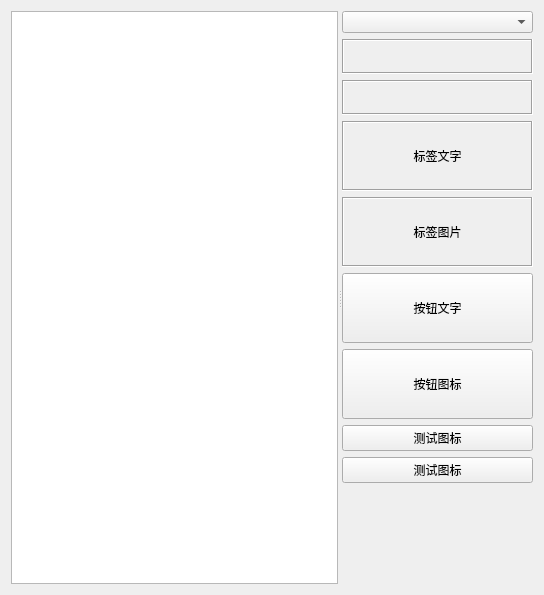
<?xml version="1.0" encoding="UTF-8"?>
<ui version="4.0">
 <class>HIconFontWidget</class>
 <widget class="QWidget" name="HIconFontWidget">
  <property name="geometry">
   <rect>
    <x>0</x>
    <y>0</y>
    <width>544</width>
    <height>595</height>
   </rect>
  </property>
  <property name="windowTitle">
   <string>Form</string>
  </property>
  <layout class="QGridLayout" name="gridLayout">
   <item row="0" column="0">
    <widget class="QSplitter" name="splitter">
     <property name="orientation">
      <enum>Qt::Horizontal</enum>
     </property>
     <widget class="QGraphicsView" name="graphicsView"/>
     <widget class="QWidget" name="layoutWidget">
      <layout class="QVBoxLayout" name="verticalLayout">
       <item>
        <widget class="QComboBox" name="comboBox_01">
         <property name="minimumSize">
          <size>
           <width>150</width>
           <height>0</height>
          </size>
         </property>
        </widget>
       </item>
       <item>
        <widget class="QLabel" name="label_01">
         <property name="minimumSize">
          <size>
           <width>0</width>
           <height>35</height>
          </size>
         </property>
         <property name="frameShape">
          <enum>QFrame::Box</enum>
         </property>
         <property name="frameShadow">
          <enum>QFrame::Sunken</enum>
         </property>
         <property name="text">
          <string/>
         </property>
         <property name="alignment">
          <set>Qt::AlignCenter</set>
         </property>
        </widget>
       </item>
       <item>
        <widget class="QLabel" name="label_02">
         <property name="minimumSize">
          <size>
           <width>0</width>
           <height>35</height>
          </size>
         </property>
         <property name="frameShape">
          <enum>QFrame::Box</enum>
         </property>
         <property name="frameShadow">
          <enum>QFrame::Sunken</enum>
         </property>
         <property name="text">
          <string/>
         </property>
         <property name="alignment">
          <set>Qt::AlignCenter</set>
         </property>
        </widget>
       </item>
       <item>
        <widget class="QLabel" name="label_03">
         <property name="minimumSize">
          <size>
           <width>0</width>
           <height>70</height>
          </size>
         </property>
         <property name="frameShape">
          <enum>QFrame::Box</enum>
         </property>
         <property name="frameShadow">
          <enum>QFrame::Sunken</enum>
         </property>
         <property name="text">
          <string>标签文字</string>
         </property>
         <property name="alignment">
          <set>Qt::AlignCenter</set>
         </property>
        </widget>
       </item>
       <item>
        <widget class="QLabel" name="label_04">
         <property name="minimumSize">
          <size>
           <width>0</width>
           <height>70</height>
          </size>
         </property>
         <property name="frameShape">
          <enum>QFrame::Box</enum>
         </property>
         <property name="frameShadow">
          <enum>QFrame::Sunken</enum>
         </property>
         <property name="text">
          <string>标签图片</string>
         </property>
         <property name="alignment">
          <set>Qt::AlignCenter</set>
         </property>
        </widget>
       </item>
       <item>
        <widget class="QPushButton" name="pushButton_01">
         <property name="minimumSize">
          <size>
           <width>0</width>
           <height>70</height>
          </size>
         </property>
         <property name="text">
          <string>按钮文字</string>
         </property>
        </widget>
       </item>
       <item>
        <widget class="QToolButton" name="toolButton_01">
         <property name="sizePolicy">
          <sizepolicy hsizetype="Preferred" vsizetype="Preferred">
           <horstretch>0</horstretch>
           <verstretch>0</verstretch>
          </sizepolicy>
         </property>
         <property name="minimumSize">
          <size>
           <width>0</width>
           <height>70</height>
          </size>
         </property>
         <property name="text">
          <string>按钮图标</string>
         </property>
        </widget>
       </item>
       <item>
        <widget class="QPushButton" name="pushButton_02">
         <property name="text">
          <string>测试图标</string>
         </property>
        </widget>
       </item>
       <item>
        <widget class="QPushButton" name="pushButton_03">
         <property name="text">
          <string>测试图标</string>
         </property>
        </widget>
       </item>
       <item>
        <spacer name="verticalSpacer">
         <property name="orientation">
          <enum>Qt::Vertical</enum>
         </property>
         <property name="sizeHint" stdset="0">
          <size>
           <width>20</width>
           <height>105</height>
          </size>
         </property>
        </spacer>
       </item>
      </layout>
     </widget>
    </widget>
   </item>
  </layout>
 </widget>
 <resources/>
 <connections/>
</ui>
